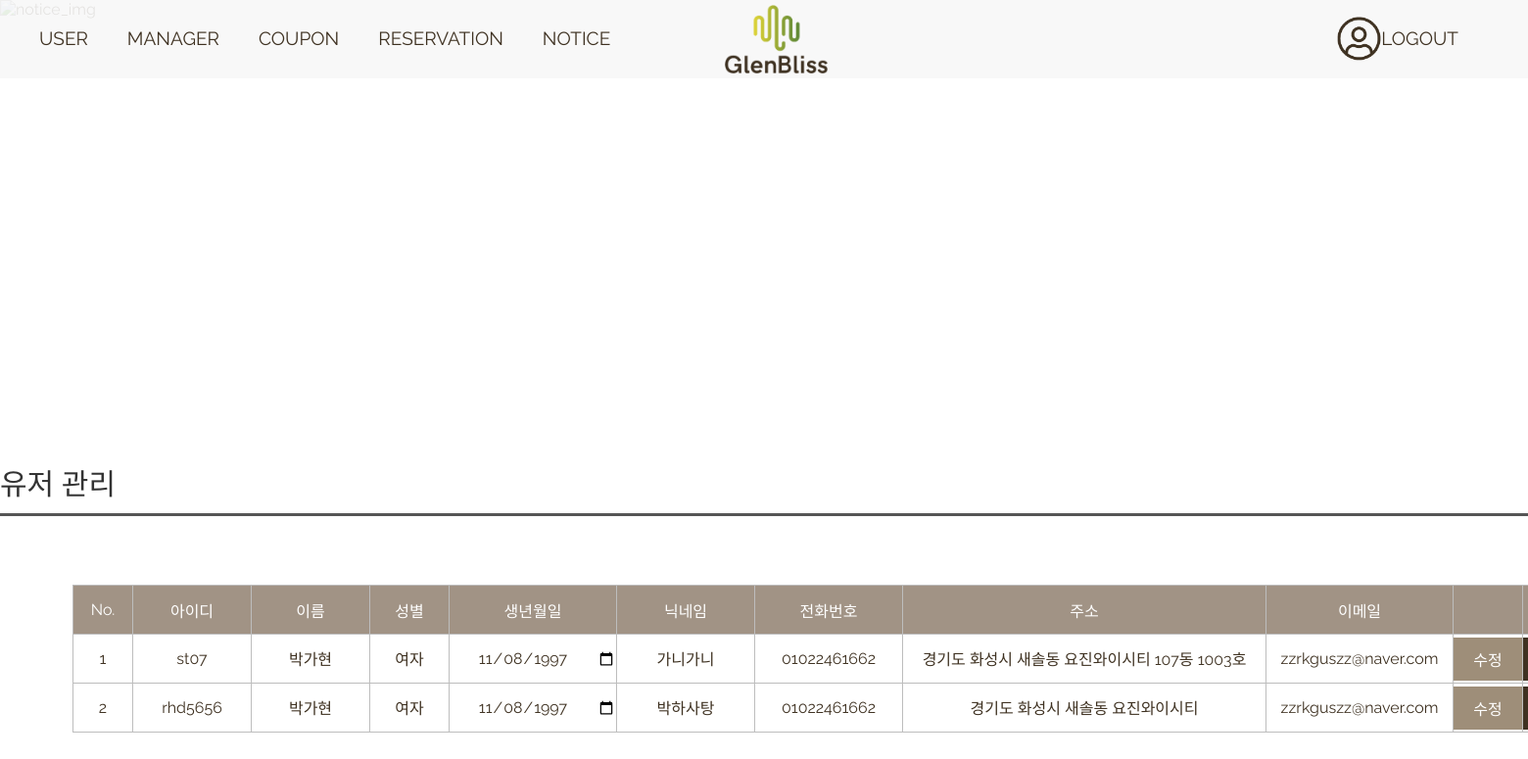
Page /GlenBliss/html/admin/adminMain.php?page=user on the committed database.
### tables this page shows
CREATE TABLE `member` (
  `MEM_ID` int(11) NOT NULL,
  `MEM_USERID` char(30) NOT NULL,
  `MEM_USERPW` char(100) NOT NULL,
  `MEM_NAME` char(100) NOT NULL,
  `MEM_NICKNAME` char(100) NOT NULL,
  `MEM_PHONE` char(20) NOT NULL,
  `MEM_ADDRESS` varchar(200) NOT NULL,
  `MEM_EMAIL` char(50) NOT NULL,
  `MEM_SEX` enum('male','female') NOT NULL,
  `MEM_BIRTH` date NOT NULL,
  `MEM_VOID` varchar(1000) DEFAULT NULL
);

### GlenBliss/php/common.php (called while the page is built, shortened)
<?php
function sqlDB(&$conn, &$result, $sql) {
        $result = @mysqli_query($conn,$sql);
        return 1;
}
?>

### GlenBliss/html/admin/adminMain.php (the view, shortened to what this page needs)
<?php
include('../../php/common.php');
if(isset($_GET['page'])){
    switch($_GET['page']){
        case 'user': $style_src = "<link rel='stylesheet' href='../../css/admin/adminUser.css'>";
            $title = "유저 관리";
            $sql = "SELECT * FROM MEMBER";
            sqlDB($conn, $result, $sql);
            $table_list = "
            <table>
                <tr>
                    <td>No.</td><td>아이디</td><td>이름</td>
                    <td>성별</td><td>생년월일</td><td>닉네임</td>
                    <td>전화번호</td><td>주소</td><td>이메일</td>
                    <td></td><td></td>
                </tr>
            ";
            while($row = mysqli_fetch_assoc($result)){
                $table_list .= "
                    <tr>
                        <form method='POST' action='./mem_update.php'>
                        <td><input type='text' name='id' class='id' value='{$row['MEM_ID']}' readonly></td>
                        <td><input type='text' name='userid' class='userid' value='{$row['MEM_USERID']}' readonly></td>
                        <td><input type='text' name='name' class='name' value='{$row['MEM_NAME']}'></td>
                ";
                if($row['MEM_SEX'] == 'male'){
                    $table_list .= "<td><input type='text' class='sex' name='sex' value='남자' readonly></td>";
                }else{
                    $table_list .= "<td><input type='text' class='sex' name='sex' value='여자' readonly></td>";
                }
                $table_list .="
                        <td><input type='date' class='birth' name='birth' value='{$row['MEM_BIRTH']}'</td>
                        <td><input type='text' class='nick' name='nick' value='{$row['MEM_NICKNAME']}'</td>
                        <td><input type='text' class='phone' name='phone' value='{$row['MEM_PHONE']}'</td>
                        <td><input type='text' class='addr' name='addr' value='{$row['MEM_ADDRESS']}'</td>
                        <td><input type='email' class='email' name='email' value='{$row['MEM_EMAIL']}'</td>
                        <td><button class='user_update' type='submit'>수정</button></form></td>
                        <td>
                            <button class='user_delete' value='{$row['MEM_ID']}'>삭제</button>
                        </td>
                    </tr>
                ";
            };
            $table_list .= "</table><div class='space_box'></div>";
            break;
    }
}else{
    $title = "메뉴를 선택해주세요.";
}
?>
<!DOCTYPE html>
<html lang="ko">
    <head>
        <link rel="stylesheet" href="https://cdn.jsdelivr.net/npm/xeicon@2.3.3/xeicon.min.css">
        <link rel="stylesheet" href="../../css/reset.css">
        <link rel="stylesheet" href="../../css/admin/adminHeader.css">
        <link rel="stylesheet" href="../../css/footer_main.css">
        <link rel="stylesheet" href="../../css/admin/adminMain.css" >
        <?=@$style_src?>
    </head>
    <body>
        <div id="wrap">
            <?php include("./adminHeader.php"); ?>
            <div class='notice_nav'>
            </div>
            <div class='contents'>
                <h2><?=@$title?></h2>
                <div class='horizon1'></div>
                <?=@$table_list?>
            </div>
        </div>
    </body>
</html>

### GlenBliss/css/admin/adminHeader.css (style rules this page uses)
html { scroll-behavior: smooth; }
#wrap { width: 100%; background-color: #fff; }

### GlenBliss/css/admin/adminMain.css (style rules this page uses)
html, body { width: 100%; }
button { cursor: pointer; }
.notice_nav { width: 100%; height: 400px; position: relative; }
.contents { width: 1700px; margin: auto; margin-top: 70px; position: relative; }
.contents > h2 { font-size: 30px; color: #333; font-weight: 500; }
.contents .horizon1 { width: 100%; height: 3px; background-color: #555; margin-top: 10px; }
.space_box { width: 100%; height: 200px; }

### GlenBliss/css/admin/adminUser.css (style rules this page uses)
table { width: 1500px; margin: auto; margin-top: 70px; border-collapse: collapse; }
tr { height: 50px; text-align: center; }
tr:first-child { background-color: #a19385; }
tr>td { color: #fff; text-align: center; border: 1px solid #bdbdbd; }
.id { width: 60px; margin: auto; text-align: center; }
.userid { width: 120px; margin: auto; text-align: center; }
.name { width: 120px; margin: auto; text-align: center; }
.sex { width: 80px; margin: auto; text-align: center; }
.birth { width: 170px; margin: auto; text-align: center; }
.nick { width: 140px; margin: auto; text-align: center; }
.phone { width: 150px; margin: auto; text-align: center; }
.addr { width: 370px; margin: auto; text-align: center; }
.email { width: 190px; margin: auto; text-align: center; }
.user_update { padding: 10px; color: #fff; width: 70px; background-color: #9e8e79; text-align: center; }
.user_delete { padding: 10px; color: #fff; width: 70px; background-color: #3f3222; text-align: center; }

### rows in the picture
member: id "1", userid "st07", name "박가현", birth "11/08/1997", nick "가니가니", phone "01022461662", addr "경기도 화성시 새솔동 요진와이시티 107동 1003호", email "zzrkguszz@naver.com"
member: id "2", userid "rhd5656", name "박가현", birth "11/08/1997", nick "박하사탕", phone "01022461662", addr "경기도 화성시 새솔동 요진와이시티", email "zzrkguszz@naver.com"
